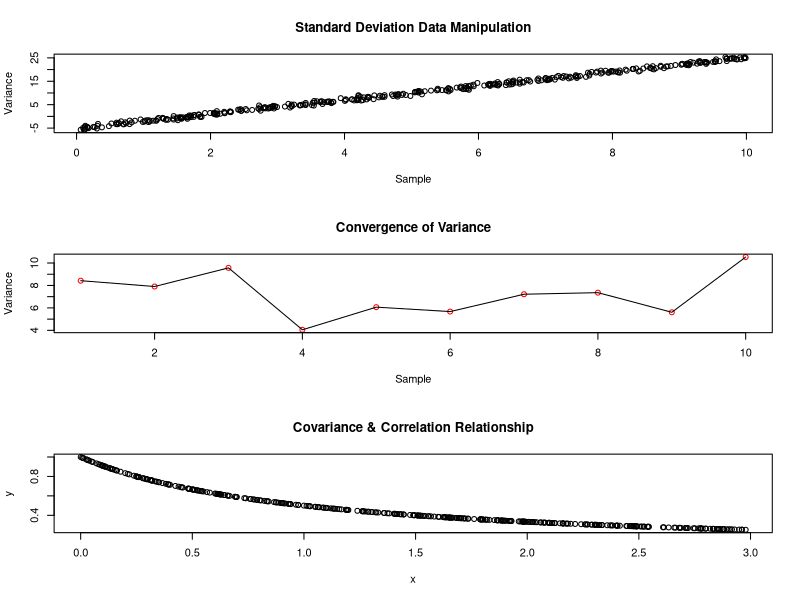

Write R code to recreate this figure.
# clear memory
rm(list=ls(all=TRUE))
#This splits the graphs to fit on one page
par(mfrow=c(3, 1))
# Gets rid of warnings
options(warn=-1)
#/////////////////////////////////////////////////////////////////////////////////// Assignment 1
#Setting the sample size for both the first and second assignment
n = 400

# Chooses a sample from the uniform distribution [1,10]
x = runif(n,min=0, max=10)
cat("Variance of x: ", var(x), "\n")
# Defining the epsilon value and manipulating its standard deviation
eps = rnorm(n,mean=0,sd=.5)
# Setting the given y equation for plotting
y = (3 * x) - 5 + eps
# Plotting the graph
plot(x,y, main = 'Standard Deviation Data Manipulation',xlab = "Sample",ylab = 'Variance')
line(x,y)
cat("\n")

# When you change the standard deviation, the approximation of the values condenses more to become a line when the sd becomes
# smaller as opposed to when you change the size of n, nothing really changes.

#/////////////////////////////////////////////////////////////////////////////////// Assignment 2
j = 10
n = 2^(1:j)
var = 1:j

# The for loop runs through each iteration of j
for(i in 1:j){
  # Chooses a sample from the uniform distribution [0,10]
  x = runif(n,min=0, max=10)
  # the variance vector index is the variance of x
  var[i] = var(x)
}

# Defining the epsilon value and manipulating its standard deviation
eps = rnorm(n,mean=0,sd=1)
# Setting the given y equation for plotting
y = (0.75 * x) - 5 + eps

# Printing out the covariance as well as correlation between x and y
cat("Variance of x: ", var(x), "\n")
cat("Variance of y: ", var(y), "\n")
cat("Covariance: ", cov(x,y), "\n")
cat("Correlation: ",cor(x,y), "\n")

# Plotting the graph
#plot(x,y, main = 'Convergence Values', ylabel = 'Sample')
# Plot the given variance that was calculated
plot(log2(n), var, col = 'red', main = 'Convergence of Variance',xlab = "Sample", ylab = 'Variance')
lines(log2(n), var)
# Show the convergence value
abline(10.11,j, col = 'blue')
cat("\n")

#/////////////////////////////////////////////////////////////////////////////////// Assignment 3 (Bonus)
n = 400
alpha = 1
beta = 1
# Chooses a sample from the uniform distribution [0,3]
x = runif(n, min=0, max=3)
# Setting the given y equation for plotting
y = alpha /(x + beta)
# Printing out the covariance as well as correlation between x and y
cat("Covariance: ", cov(x,y), "\n")
cat("Correlation: ",cor(x,y), "\n")
# Plotting the graph
plot(x,y, main = 'Covariance & Correlation Relationship', ylabel = 'Sample')

# Covariance and correlation relate with each other because correlation determines the relationship between the given variables
# while covariance determines how much two given variables change in correspondance with each other.

# You can make the covariance close to -1 when you make alpha approach 8.

# You can make the covariance close to 0 when you make beta larger than alpha. The greater beta is from alpha, the closer it
# gets to 0

# You can make the covariance positive because if you take one of the values (either alpha or beta) you can make one of them
# negative which would give you a positive covariance that is greater that 0. 